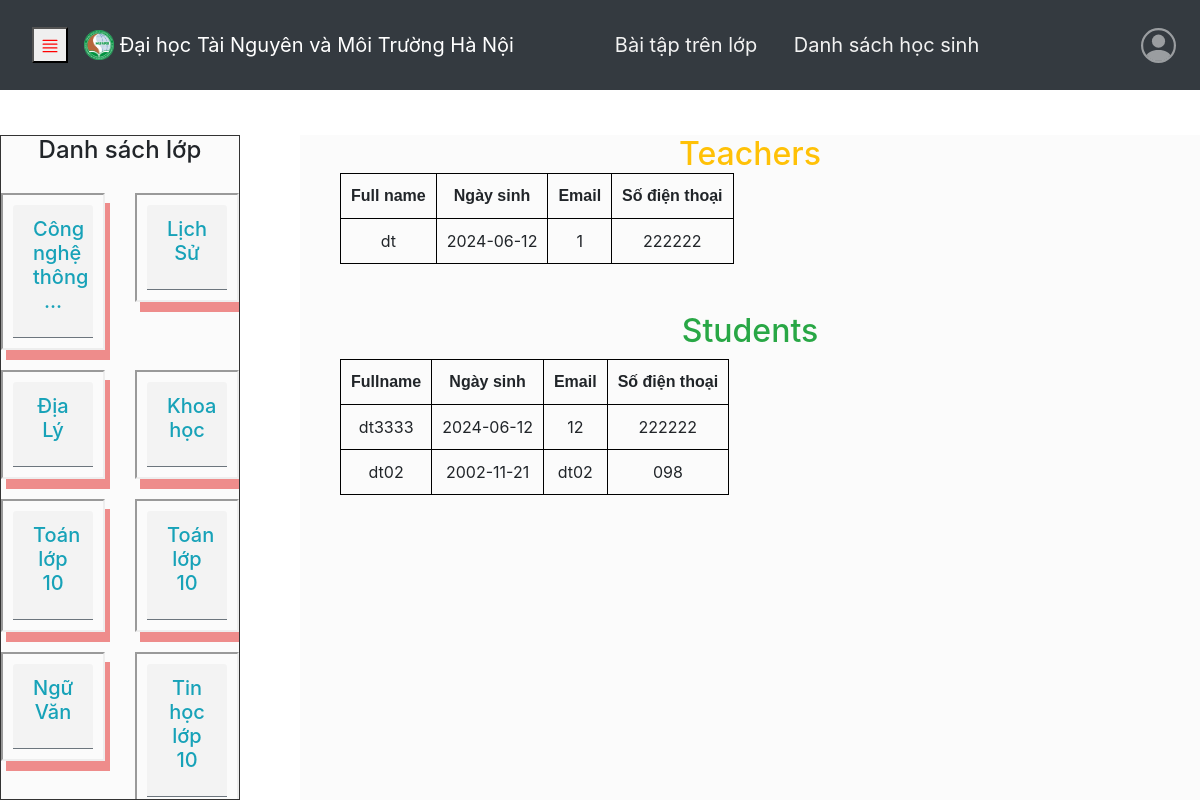
Page /main_page/classlist.php?id=40&&userid=15 (signed in) on the committed database.
### tables this page shows
CREATE TABLE `class_list` (
  `class_id` int(11) DEFAULT NULL,
  `user_id` int(11) DEFAULT NULL,
  `lecturer` varchar(255) DEFAULT NULL
);

CREATE TABLE `classes` (
  `id` int(11) NOT NULL,
  `class_name` varchar(120) NOT NULL,
  `class_title` varchar(120) DEFAULT NULL,
  `class_code` varchar(6) NOT NULL,
  `lecturer` varchar(255) DEFAULT NULL
);

CREATE TABLE `users` (
  `user_id` int(11) NOT NULL COMMENT 'ID for each user',
  `username` varchar(120) NOT NULL,
  `password` varchar(120) NOT NULL,
  `fullname` varchar(120) NOT NULL,
  `birthdate` date NOT NULL,
  `email` varchar(120) NOT NULL,
  `phone` varchar(20) NOT NULL,
  `role` int(11) DEFAULT NULL,
  `status` int(11) DEFAULT 1
);

### main_page/classlist.php (the view, shortened to what this page needs)
<?php
if (isset($_SESSION["email"]) && !empty($_SESSION["email"])) {
    require_once "connect.php";
    $user_id = isset($_GET['userid']) ? $_GET['userid'] : null;
    ?>
    <!DOCTYPE html>
    <html lang="en">
    <head>
        <link rel="stylesheet" href="https://maxcdn.bootstrapcdn.com/bootstrap/4.5.2/css/bootstrap.min.css">
        <link rel="stylesheet" href="./css/style_request2.css">
        <link rel="stylesheet" href="./css/Trangmonhoc.css">
        <link rel="stylesheet" href="./css/post.css">
        <link rel="stylesheet" href="./css/table.css" />
    </head>
    <body>
        <table width="100%">
            <tr>
                <td colspan="3">
                    <div class="fixed-div">
                        <nav class="navbar navbar-expand-sm navbar-dark bg-dark">
                            <div id="main">
                                <button class="openbtn" onclick="openNav()">
                                     </button>
                            </div>
                            <a class="navbar-brand"
                                href="TrangNguoiDung.php?username=<?php echo isset($_GET['username']) ? $_GET['username'] : ''; ?>&userid=<?php echo isset($_GET['userid']) ? $_GET['userid'] : ''; ?>">
                                <img src="./image/HUNRE_logo.png" width="30" height="30" class="d-inline-block align-top"
                                    alt="">
                                Đại học Tài Nguyên và Môi Trường Hà Nội
                            </a>
                            <div class="topnav">
                                <?php
                                $userid = isset($_GET['userid']) ? $_GET['userid'] : '';
                                $id = $_GET['id'];
                                ?>
                                <a class="nav-item"
                                    href="./Trangbaitap.php?id=<?php echo $id ?>&&userid=<?php echo $userid ?>"">Bài tập trên lớp</a>
                           <a href=" ./classlist.php?id=<?php echo $id ?>&&userid=<?php echo $userid ?>">Danh sách
                                    học sinh</a>
                            </div>
                            <ul class="navbar-nav ml-auto">
                                <li class="nav-item dropdown">
                                    <a class="nav-link avatar " data-toggle="dropdown" aria-haspopup="true"
                                        aria-expanded="false">
                                    </a>
                                </li>
                            </ul>
                        </nav>
                    </div>
                </td>
            </tr>
            <tr class="box-left">
                <td width="20%" ; height="100%" valign="top" padding-top="20px" overflow-y=" scroll">
                    <div class="left">
                        <div class="content">
                            <h4>Danh sách lớp</h4>
                            <div class="row">
                                <?php
                                $get_classid = "SELECT `class_id` FROM `class_list` WHERE `class_list`.`user_id` = $user_id;";
                                $result = $connection->query($get_classid);
                                while ($row = $result->fetch_assoc()) {
                                    ?>
                                    <div class="col-xl-5item col-4item col-3item col-sm-6 cel">
                                        <div class="ccard cardColor_shadow">
                                            <div class="card-header border-secondary">
                                                <h4 class="card-title">
                                                    <a href="Trangmonhoc.php?id=<?php echo $row['class_id']; ?>&&userid=<?php $user_id = $_GET['userid'];
                                                       echo $user_id; ?>">
                                                        <h5 class="card-title text-info">
                                                            <?php
                                                            $sql = "SELECT * from `classes` where `id` = $row[class_id];";
                                                            $result1 = mysqli_query($connection, $sql) or die(mysqli_error($connection));
                                                            $row1 = mysqli_fetch_array($result1);
                                                            if (strlen($row1["class_name"]) >= 20) {
                                                                echo mb_substr($row1["class_name"], 0, 15, 'UTF-8') . " ... ";
                                                            } else {
                                                                echo $row1["class_name"];
                                                            }
                                                            ?>
                                                        </h5>
                                                    </a>
                                                </h4>
                                            </div>
                                        </div>
                                    </div>
                                    <?php
                                }
                                ?>
                            </div>
                        </div>
                    </div>
                </td>
                <td width="90%" valign="top">
                    <div class="content">
                        <div class="container">
                            <h2 class="m-auto text-warning">Teachers</h2>
                            <?php require_once ("connect.php"); ?>
                            <?php
                            $class_id = $_GET['id'];
                            $sql = "SELECT user_id from class_list where class_id = $class_id;";
                            $result = $connection->query($sql) or die(mysqli_error($connection));
                            ?>
                            <section>
                                <table>
                                    <tr>
                                        <th>Full name</th>
                                        <th>Ngày sinh</th>
                                        <th>Email</th>
                                        <th>Số điện thoại</th>
                                    </tr>
                                    <?php
                                    while ($row = $result->fetch_assoc()) {
                                        $user_id = $row['user_id'];
                                        $get_user_info = "SELECT `fullname`, `birthdate`, `email`, `phone`, `role` FROM `users` WHERE `user_id` = $user_id AND `role` = 2";
                                        $result_user_info = mysqli_query($connection, $get_user_info) or die(mysqli_error($connection));
                                        $row_user_info = mysqli_fetch_array($result_user_info);
                                        if (mysqli_num_rows($result_user_info) > 0) {
                                            ?>
                                            <tr>
                                                <td><?php echo $row_user_info['fullname']; ?></td>
                                                <td><?php echo $row_user_info['birthdate']; ?></td>
                                                <td><?php echo $row_user_info['email']; ?></td>
                                                <td><?php echo $row_user_info['phone']; ?></td>
                                            </tr>
                                            <?php
                                        }
                                    }
                                    ?>
                                </table>
                            </section>
                            <h2 class="mt-5 text-success">Students</h2>
                            <?php
                            $class_id = $_GET['id'];
                            $sql = "SELECT user_id from class_list where class_id = $class_id;";
                            $result = $connection->query($sql) or die(mysqli_error($connection));
                            ?>
                            <section>
                                <table>
                                    <tr>
                                        <th>Fullname</th>
                                        <th>Ngày sinh</th>
                                        <th>Email</th>
                                        <th>Số điện thoại</th>
                                    </tr>
                                    <?php
                                    while ($row = $result->fetch_assoc()) {
                                        $user_id = $row['user_id'];
                                        $get_user_info = "SELECT `fullname`, `birthdate`, `email`, `phone`, `role` FROM `users` WHERE `user_id` = $user_id AND `role` = 1";
                                        $result_user_info = mysqli_query($connection, $get_user_info) or die(mysqli_error($connection));
                                        $row_user_info = mysqli_fetch_array($result_user_info);
                                        if (mysqli_num_rows($result_user_info) > 0) {
                                            ?>
                                            <tr>
                                                <td><?php echo $row_user_info[0]; ?></td>
                                                <td><?php echo $row_user_info[1]; ?></td>
                                                <td><?php echo $row_user_info[2]; ?></td>
                                                <td><?php echo $row_user_info[3]; ?></td>
                                            </tr>
                                            <?php
                                        } else {
                                        }
                                    }
                                    ?>
                                </table>
                            </section>
                        </div>
                    </div>
                </td>
            </tr>
        </table>
    </body>
    </html>
    <?php
} else {
    header("Location: ../sign_up_in/Login.php");
}
?>

### main_page/css/style_request2.css (style rules this page uses)
.avatar { font-size: 35px; margin-bottom: 5px; }
.openbtn { font-size: 20px; color:red; }
#main { transition: margin-left .5s; padding: 16px; }
.cel { margin-top: 20px; }
.container { padding-left: 40px; padding-right: 40px; background-color: #fbfbfb; overflow-y: scroll; height: 665px; border-radius: 1px solid #333; position: fixed; right: 0; bottom: 0; width: 75%; z-index: -1; }
.container { background-color: #fbfbfb; overflow-y: scroll; border-radius: 1px solid #333; z-index: -1; }

### main_page/css/Trangmonhoc.css (style rules this page uses)
.topnav a { color: #f2f2f2; padding: 14px 16px; text-decoration: none; font-size: 20px; }
.topnav { margin:auto; }
div.left { background-color: #fbfbfb; padding: 0px; overflow-y: scroll; height: 665px; border: 1px solid #333; position: fixed; left: 0; bottom: 0; width: 20%; z-index: -1; }
.fixed-div { position: fixed; right: 0; left: 0; top: 0; z-index: 999; }

### main_page/css/post.css (style rules this page uses)
.cardColor_shadow { border: 2px inset; padding: 10px; box-shadow: 5px 10px #EE8C8B; }

### main_page/css/table.css (style rules this page uses)
th { font-weight: bolder; font-family: Verdana, Geneva, Tahoma, sans-serif; border: 1px solid black; padding: 10px; text-align: center; }
td { font-weight: normal; font-family: -apple-system, BlinkMacSystemFont, 'Segoe UI', Roboto, Oxygen, Ubuntu, Cantarell, 'Open Sans', 'Helvetica Neue', sans-serif; border: 1px solid black; padding: 10px; text-align: center; }

### rows in the picture
class_list: class.class_name "Công nghệ thông", user.fullname "dt", user.birthdate "2024-06-12", user.email "1", user.phone "222222"
class_list: class.class_name "Lịch Sử"
class_list: class.class_name "Địa Lý"
class_list: class.class_name "Khoa học"
class_list: class.class_name "Toán lớp 10"
class_list: class.class_name "Toán lớp 10"
class_list: class.class_name "Ngữ Văn"
class_list: class.class_name "Tin học lớp 10"
class_list: user.fullname "dt3333", user.birthdate "2024-06-12", user.email "12", user.phone "222222"
class_list: user.fullname "dt02", user.birthdate "2002-11-21", user.email "dt02", user.phone "098"
